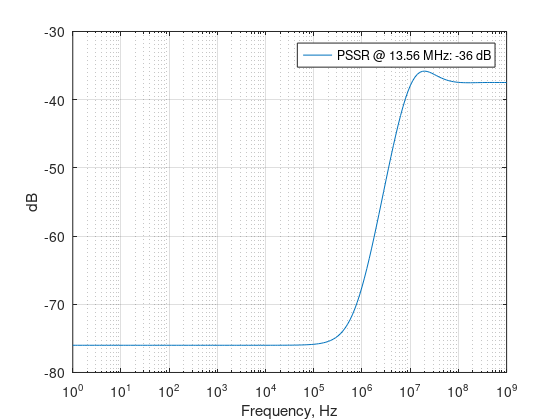

The MATLAB source for this figure: (Note: this script raises an error after producing the figure.)
%% Load 
% 
clear all;
load('ldo_pssr_sch.mat');
% data includes 

%%
plotwidth = 1;
logdB = 20*log10(Re);
f1 = figure(1);
semilogx(freq, logdB);
legend1 = sprintf('PSSR @ 13.56 MHz: %.f dB', logdB(144));
l1 = legend(legend1, 'location', 'best');
ylabel('dB'); xlabel('Frequency, Hz');
xlim([1, 10^9]); 
grid on;


%% save image
set(f1,'Units','Inches');
pos = get(f1,'Position');
set(f1,'PaperPositionMode','Auto','PaperUnits','Inches','PaperSize',[pos(3), pos(4)]);
print(f1, 'ldo_pssr.pdf', '-dpdf');
movefile('ldo_pssr.pdf','../img/ldo_pssr.pdf');